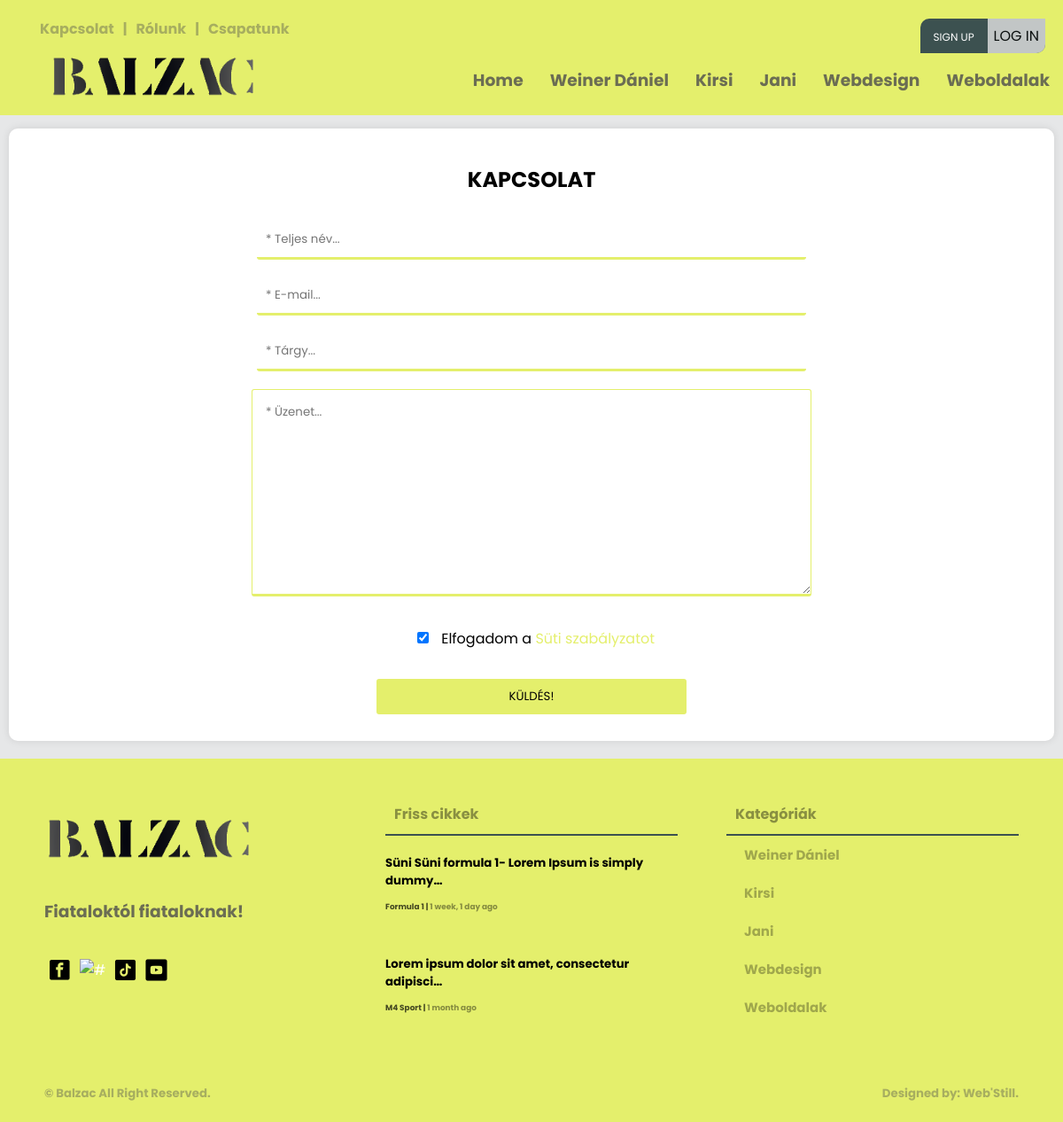
The page /kapcsolat/ on the database its author committed.
### creationboard/models.py (models this page shows, shortened)
class Category(models.Model):
    user = models.ForeignKey(User, null=True, on_delete=models.CASCADE)
    name = models.CharField(max_length=200)
    class Meta:
        ordering = ['-id']

class Article(models.Model):
    user = models.ForeignKey(User, on_delete=models.CASCADE)
    title = models.CharField(max_length=200)
    created = models.DateTimeField(auto_now_add=True, null=True)
    updated = models.DateTimeField(auto_now=True, null=True)
    articletype = models.CharField(null=False, blank=False, max_length=100)
    body = RichTextUploadingField(max_length=1000000) #ez itt lehetne RichTextUploadingField is
    indeximg = models.ImageField(upload_to="images/", default="images/home9.jpg")
    category = models.CharField(max_length=100, null=False, blank=False)
    status = models.CharField(max_length=10, choices=STATUS_CHOICES, default='pending')
    class Meta:
        ordering = ['-created']

### main/views.py (the view, shortened to what this page needs)
# urls.py: path('kapcsolat/', views.contactUs, name='contact-us'),
def contactUs(request):
    footarticle = models.Article.objects.filter(status='approved')[0:2]
    navcategory = models.Category.objects.all()[0:5]
    form = ContactForm()
    context = {'form': form, 'category2': navcategory, 'article4': footarticle}
    return render(request, 'main/contact-us.html', context)

### main/forms.py
class ContactForm(ModelForm):
    class Meta:
        model = ContactUs
        fields = ('fullname', 'email', 'obj', 'body', 'cookieaccept')
        labels = {
            'fullname': '',
            'email': '',
            'obj': '',
            'body': '',
            'cookieaccept': '',
        }
        widgets = {
            'fullname': forms.TextInput(attrs={'class': 'first-input', 'placeholder': '* Teljes név...'}),
            'email': forms.EmailInput(attrs={'class': 'first-input', 'placeholder': '* E-mail...'}),
            'obj': forms.TextInput(attrs={'class': 'first-input', 'placeholder': '* Tárgy...'}),
            'body': forms.Textarea(attrs={'class': '', 'placeholder': '* Üzenet...'}),
            'cookieaccept': forms.CheckboxInput(attrs={'required': 'required'}),
        }

### templates/main/contact-us.html (shortened to what this page needs)
{% load static %}
<!DOCTYPE html>
<html>
<head>
	<link rel="stylesheet" type="text/css" href="{% static 'main/style.css' %}">
</head>
<body>
	{% include 'main/navbar.html' %}
		<main>
			<div class="wrapper">
				<div class="row">
					<div class="card-05">
						<h2 align="center">KAPCSOLAT</h2>
						<div>
							<form class="contact-us-input-lay" method="POST" >
								{{ form.fullname }}
									{{ form.email }}
									{{ form.obj }}
								{{ form.body }}
								<div class="accept-box">
									{{ form.cookieaccept }}
									<label for="privacy">Elfogadom a <a style="color: #e4ef6c" href="#">Süti szabályzatot</a></label>
								</div>
									<button class="send-btn" type="submit">KÜLDÉS!</button>
						</div>
					</div>
				</div>
			</div>
		</main>
		{% include 'main/footer.html' %}
</body>
</html>

### templates/main/navbar.html (shortened to what this page needs)
{% load static %}
<div class="screen-big">
<nav>
    <div class="nav-one nav-flex">
        <div class="left flex">
            <ul class="top-header mt-0">
                <li><a href="{% url 'contact-us' %}"><h4>Kapcsolat</h4></a></li>
                <li><h4>|</h4></li>
                <li><a href="{% url 'about-us' %}"><h4>Rólunk</h4></a></li>
                <li><h4>|</h4></li>
                <li><a href="{% url 'team-index' %}"><h4>Csapatunk</h4></a></li>
            </ul>
        </div>
        <div class="right flex">
                <ul class="top-header">
                    {% if request.user.is_authenticated %}
                    <li>
                        <div class="header-profile-pic">
                            <div class="pic">
                                <span class="material-symbols-outlined">account_circle</span>
                            </div>
                            <div class="header-profile-info">
                                <h4><a href="{% url 'profile-page' request.user.username %}">@{{ request.user }}</a></h4>
                                <h6><a href=""><span class="material-symbols-outlined">mail_lock</span>{{ request.user.email }}</a></h6>
                            </div>
                        </div>
                    </li>
                    <!--<li><h4><a href="{% url 'profile-page' request.user.username %}">Hello, @{{ request.user }}</a></h4></li>
                    <li><h4>|</h4></li>
                    <li><h4><a href="{% url 'logout' %}"><span class="material-symbols-outlined">logout</span>Kijelentkezés</a></h4></li>-->
                    {% else %}
                    <ul class="foot-icon-margin pd-0">
                        <li class="signup-or-login"><a href="{% url 'register' %}" class="sign-up">Sign up</a><a href="{% url 'login' %}"><button class="login-btn">Log in</button></a></li>
                    </ul>
                    {% endif %}
                </ul>
        </div>
    </div>
    <div class="nav-two nav-flex">
        <div class="left flex">
            <ul>
                <a href="{% url 'index' %}"><li><img src="{% static 'main/pics/logo.png' %}" class="logo-img" alt="#" /></li>
            </ul>
        </div>
        <div class="right">
            <div class="social media">
                <ul>
                    <li><a href="{% url 'index' %}"><h3>Home</h3></a></li>
                    {% for category in category2 %}
                        <li><a href="{% url 'article-page' category.name %}"><h3>{{ category.name }}</h3></a></li>
                    {% endfor %}
                </ul>
            </div>
        </div>
    </div>
</nav>
</div>

### templates/main/footer.html
{% load static %}
<footer>
    <div class="footer">
        <div class="footer-cols footer-firts">
            <div class="col-01">
                <ul class="pd-0">
                    <a href="{% url 'index' %}"><li><img src="{% static 'main/pics/logo.png' %}" class="logo-img" alt="#" /></li>
                </ul>
                <h3>Fiataloktól fiataloknak!</h3>
                <ul class="foot-icon-margin pd-0">
                    <a href="https://www.facebook.com/profile.php?id=100090612766620" target="blank"><li><img src="{% static 'main/pics/facebook.png' %}" class="icon-img" alt="#" target="blank" /></a></li>
                    <a href="https://www.instagram.com/balzacponthu/" target="blank"><li><img src="{% static 'main/pics/instagram.png' %}" class="icon-img" alt="#" /></li></a>
                    <a href="https://www.tiktok.com/@balzac.ujsag" target="blank"><li><img src="{% static 'main/pics/tiktok.png' %}" class="icon-img" alt="#" /></li></a>
                    <a href="https://www.youtube.com/@balzacujsag" target="blank"><li><img src="{% static 'main/pics/youtube.png' %}" class="icon-img" alt="#" /></li></a>
                </ul>
            </div>
            <div class="col-02">
                <div class="box-title">
                    <h4 class="txt-black">Friss cikkek<h4>
                </div>
                {% for article in article4 %}
                <ul class="pd-0">
                    <li><a href="{% url 'article' article.id %}" class="footer-article-text">
                        <h5 class="mt-1 mb-1">{{ article.title|truncatechars:49 }}</h5>
                        <h6 class="m-0">{{ article.body|truncatechars:30|safe }}</h6>
                        <small class="black"><span><a href="{% url 'article-page' article.category %}" class="black">{{ article.category }} </a></span>  |  <span><a class="black"> {{ article.created|timesince }} ago</a></span></small>
                    </a></li>
                </ul>
                {% endfor %}
            </div>
            <div class="col-03">
                <div class="box-title">
                    <h4 class="txt-black">Kategóriák<h4>
                </div>
                <div class="box-categories">
                    <ul>
                        {% for category in category2 %}
                        <li><a href="{% url 'article-page' category.name %}" class="txt-black">{{ category.name }}</a></li>
                        {% endfor %}
                    </ul>
                </div>
            </div>
        </div>
        <div class="footer-second">
            <div>
                <h5><a href="#"> &copy; Balzac</a> All Right Reserved.<h5>
            </div>
            <div>
                <h5><a href="">Designed by: Web'Still.</a><h5>
            </div>
        </div>
    </div>
</footer>

### rows shown on the page
Category: name "Weiner Dániel"
Category: name "Kirsi"
Category: name "Jani"
Category: name "Webdesign"
Category: name "Weboldalak"
Article: title "Süni Süni formula 1- Lorem Ipsum is simply dummy…", category "Formula 1", created "1 week, 1 day"
Article: title "Lorem ipsum dolor sit amet, consectetur adipisci…", category "M4 Sport", created "1 month"
